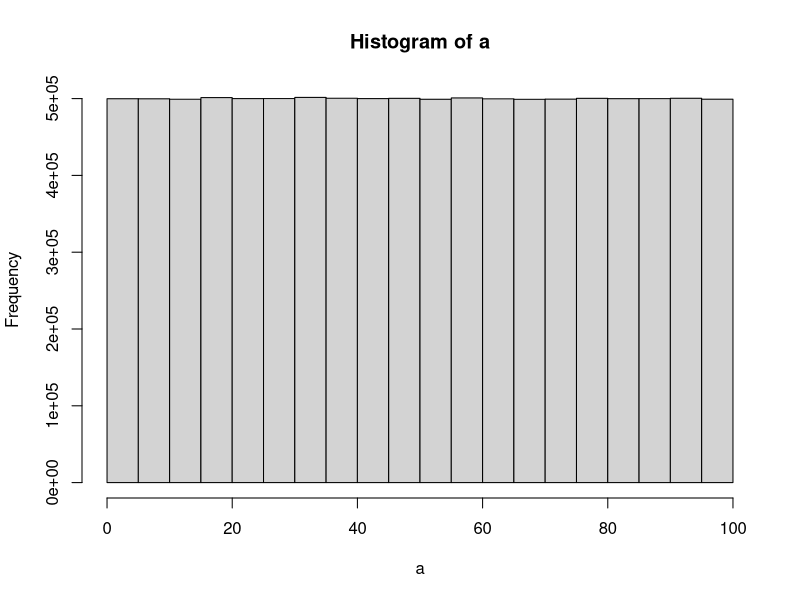

Generate this figure with R:
## ---- chunk 1
for (i in 1:100){
  if(i%%2)
    print(i)
}


## ---- chunk 2

runif(100,1,100)

## ---- chunk 3
random_num <-matrix(runif(400, min=3,max=45), nrow = 20, ncol=20)


## ---- chunk 4
fizzb <- c(1:100)
for (i in 1:length(fizzb)){
  fizzb[i] <-i
  if(i%%3 == 0 & i%%5== 0){
    fizzb[i] ="FizzBuzz"
  } else if (i%%3 ==0){
    fizzb[i] ="Fizz"
  }
else if (i%%5 ==0 )
  fizzb[i] = "Buzz"
}


## ---- chunk 5
a<-runif(10000000,0,100)
hist(a)




## ---- chunk 6

dice1 <- replicate(1000,(sample(1:6,1,replace= TRUE)))
dice2 <-replicate(1000,(sample(1:6,1,replace= TRUE)))
sim <- c()
combined <- dice1+dice2
sim <- table(combined)/1000

## ---- chunk 7

multiplication_table <-matrix(NA, nrow=10, ncol=10)
colnames(multiplication_table) <- c("1", "2", "3" ,"4", "5", "6", "7","8","9","10")

rownames(multiplication_table) <- c("1", "2", "3" ,"4", "5", "6", "7","8","9","10")

for(i in 1:10) {
  for(j in 1:10) {
   multiplication_table[i, j] = (i*j)
  }
}



  
 

  

## ---- chunk 8


save_rolls <- c()
for(sims in 1:1000){
    total_sum<-0
    number_of_rolls<-0
    curpos <-0
    ladder <- c(3:11, 6:17,9:18,10:12)
    snakes <- c(14:4, 19:8, 22:20, 24:16)
  while(total_sum < 25){
    total_sum <-total_sum+sample(c(1,2,3,4,5,6),1)
      if (curpos %in% snakes) {
       curpos = curpos +1  }
      if (curpos %in% ladder){
       curpos = curpos +1
  }
  number_of_rolls <- number_of_rolls+1

}
save_rolls[sims] <- number_of_rolls
}
mean(save_rolls)



